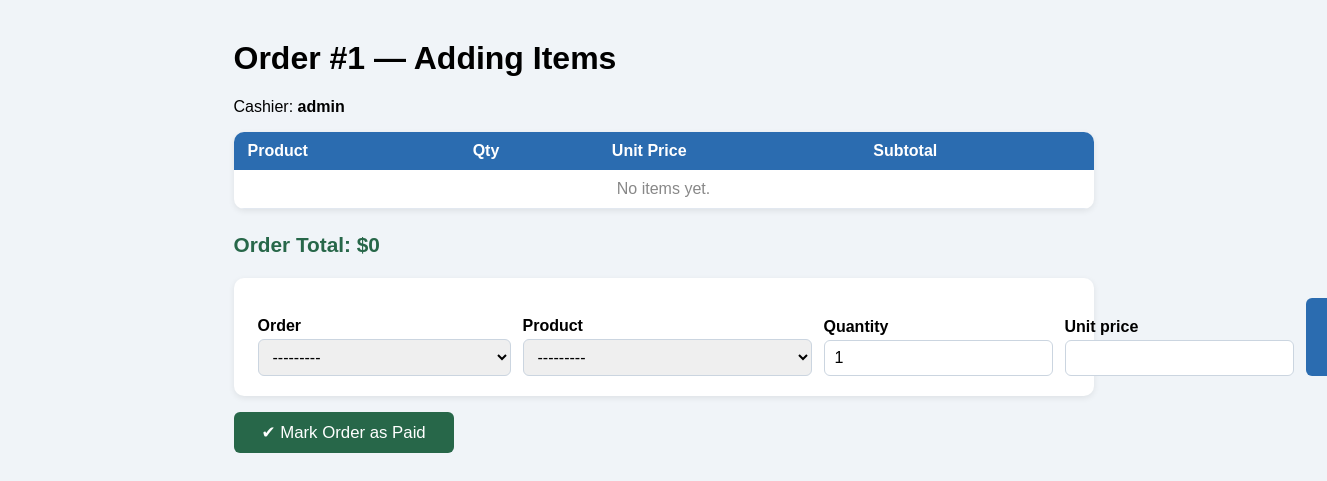
Screenshot of /sales/orders/1/items/ (signed in) with the database file from the repository.
### sales/models.py (models this page shows, shortened)
class Order(models.Model):
    STATUS_CHOICES = [
        ('open',       'បានបើក'),
        ('paid',       'បានបង់'),
        ('refunded',   'បានសង'),
        ('cancelled',  'បានលុបចោល'),
    ]
    cashier    = models.ForeignKey(User, on_delete=models.SET_NULL,null=True,related_name='orders',)
    status     = models.CharField(max_length=20, choices=STATUS_CHOICES, default='open')
    created_at = models.DateTimeField(auto_now_add=True)    # កំណត់ពេលបង្កើតការបញ្ជាទិញ
    notes      = models.TextField(blank=True)
    @property
    def total(self):
        return sum(item.subtotal for item in self.items.all())
    def __str__(self):
        return f"ការបញ្ជាទិញ #{self.pk}  [{self.status.upper()}]  —  ${self.total:.2f}"
    class Meta:
        ordering = ['-created_at']

class OrderItem(models.Model):
    order      = models.ForeignKey(Order, on_delete=models.CASCADE, related_name='items')
    product    = models.ForeignKey(Product, on_delete=models.PROTECT)   # PROTECT ការពារការលុបផលិតផលដែលមានការលក់
    quantity   = models.PositiveIntegerField(default=1)
    unit_price = models.DecimalField(max_digits=8, decimal_places=2)    # តម្លៃនៅពេលលក់
    @property
    def subtotal(self):
        return self.unit_price * self.quantity

### sales/views.py (the view)
# urls.py: path('orders/<int:pk>/items/', views.add_item,       name='add_item'),
@login_required
def add_item(request, pk):
    order = get_object_or_404(Order, pk=pk)
    if request.method == 'POST':
        if 'mark_paid' in request.POST:
            order.status = 'paid'
            order.save()
            return redirect('order_list')
        item_form = OrderItemForm(request.POST)
        if item_form.is_valid():
            item = item_form.save(commit=False)
            item.order      = order
            item.unit_price = item.product.price   # snapshot the current price
            item.save()
            return redirect('add_item', pk=order.pk)
    else:
        item_form = OrderItemForm()
    return render(request, 'sales/add_item.html', {
        'order':     order,
        'item_form': item_form,
        'items':     order.items.select_related('product'),
    })

### sales/forms.py
class OrderItemForm(forms.ModelForm):
    class Meta:
        model = OrderItem
        fields = '__all__'

### sales/models.py (called while the page is built)
    def __str__(self):
        return f"{self.name}  —  ${self.price}  (ស្តុក: {self.stock})"

### sales/templates/sales/add_item.html (shortened to what this page needs)
<!DOCTYPE html>
<html lang="en">
<head>
</head>
<body>
    <h1>Order #{{ order.pk }} — Adding Items</h1>
    <p>Cashier: <strong>{{ order.cashier }}</strong></p>
    <table>
        <thead><tr><th>Product</th><th>Qty</th><th>Unit Price</th><th>Subtotal</th></tr></thead>
        <tbody>
        {% for item in items %}
        <tr>
            <td>{{ item.product.name }}</td>
            <td>{{ item.quantity }}</td>
            <td>${{ item.unit_price }}</td>
            <td>${{ item.subtotal }}</td>
        </tr>
        {% empty %}
        <tr><td colspan="4" style="color:#888;text-align:center">No items yet.</td></tr>
        {% endfor %}
        </tbody>
    </table>
    <p class="total">Order Total: ${{ order.total }}</p>
    <form class="add" method="post">
        {% for field in item_form %}
        <div>
            <label>{{ field.label }}</label>
            {{ field }}
        </div>
        {% endfor %}
        <button class="btn-add" type="submit">＋ Add Item</button>
    </form>
    <form method="post">
        <button class="btn-paid" name="mark_paid" type="submit">✔ Mark Order as Paid</button>
    </form>
</body>
</html>

### sales/templates/sales/add_item.html (style rules this page uses)
body { font-family: Arial, sans-serif; max-width: 860px; margin: 40px auto; background: #f0f4f8; padding: 0 20px; }
table { width: 100%; border-collapse: collapse; background: white; border-radius: 10px; overflow: hidden; box-shadow: 0 2px 6px rgba(0,0,0,0.08); margin-bottom: 24px; }
th { background: #2b6cb0; color: white; padding: 10px 14px; text-align: left; }
td { padding: 10px 14px; border-bottom: 1px solid #e2e8f0; }
.total { font-size: 1.3em; font-weight: bold; color: #276749; }
form.add { background: white; padding: 20px 24px; border-radius: 10px; box-shadow: 0 2px 6px rgba(0,0,0,0.08); display: flex; gap: 12px; align-items: flex-end; }
form.add label { font-weight: bold; display: block; margin-bottom: 4px; }
form.add select, form.add input { padding: 8px 10px; border: 1px solid #cbd5e0; border-radius: 6px; font-size: 1em; }
.btn-add { background: #2b6cb0; color: white; border: none; border-radius: 6px; padding: 9px 22px; font-size: 1em; cursor: pointer; }
.btn-paid { background: #276749; color: white; border: none; border-radius: 6px; padding: 10px 28px; font-size: 1.05em; cursor: pointer; margin-top: 16px; }

### rows the page displays
Order: pk "1", cashier "admin", total "0"
OrderItem: item_form "---------"

### other values shown
{{ field.label }} "Order" "Product" "Quantity" "Unit price"
